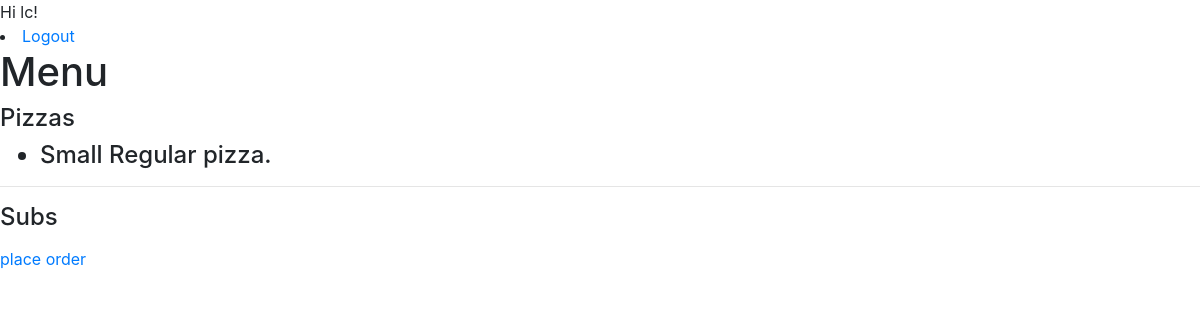
The app's page / (signed in), older data.
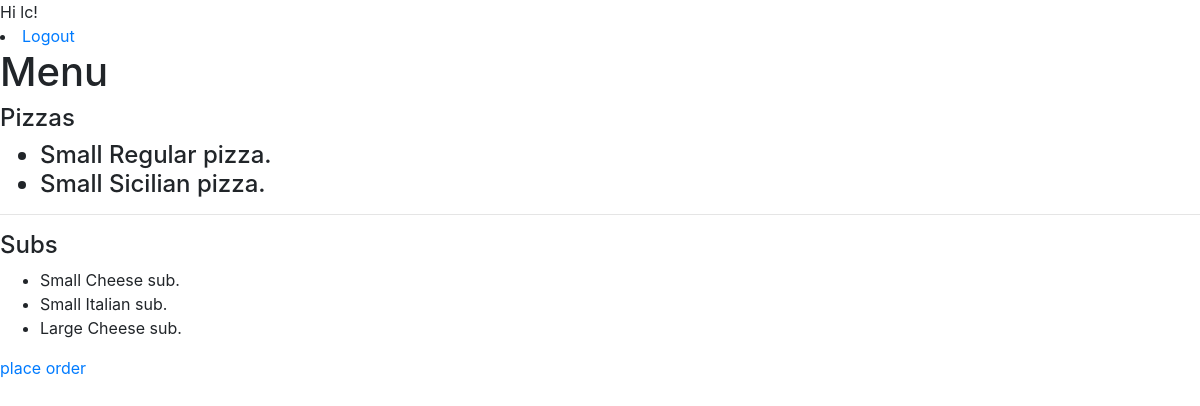
The same page, newer data.
### orders/models.py (models this page shows)
class Pizza(models.Model):
    category = models.CharField(max_length=64, choices=PIZZA_CATEGORIES, default='Regular')
    size = models.CharField(max_length=64, choices=SIZE, default='Small')
    def __str__(self):
        return f"{self.size} {self.category} pizza."

class Sub(models.Model):
    category = models.CharField(max_length=64, choices=SUB_CATEGORIES, default='Cheese')
    size = models.CharField(max_length=64, choices=SIZE, default='Small')
    def __str__(self):
        return f"{self.size} {self.category} sub."

### orders/views.py (the view)
# urls.py: path("", views.index, name="index"),
def index(request):
    if not request.user.is_authenticated:
        return render(request, "users/login.html", {"message": None})
    context = {
        "user": request.user,
        "Pizza": Pizza.objects.all(),
        "Sub": Sub.objects.all()
    }
    return render(request, "orders/index.html", context)

### orders/templates/orders/index.html (shortened to what this page needs)
{% extends "orders/base.html" %}
{% block body %}
    {% if user.is_authenticated %}
      Hi {{ user.username }}!
        <li><a href="{% url 'logout' %}">Logout</a></li>
        <h1>Menu</h1>
        <h4>Pizzas<h4>
        <ul>
        {% for pizza in Pizza %}
            <li>{{ pizza }}</li>
        {% endfor %}
        </ul>
      <hr>
        <h4>Subs</h4>
        <ul>
        {% for sub in Sub %}
            <li>{{ sub }}</li>
        {% endfor %}
      </ul>
      <a href="{% url 'place_order' %}">place order</a>
    {% else %}
      <p>You are not logged in</p>
      <a href="{% url 'login' %}">login</a>
    {% endif %}
{% endblock %}

### orders/templates/orders/base.html (shortened to what this page needs)
{% load static %}
<!DOCTYPE html>
<html>
    <head>
        <link rel="stylesheet" href="{% static 'orders/styles.css' %}"/>
        <link rel="stylesheet" href="https://maxcdn.bootstrapcdn.com/bootstrap/4.0.0/css/bootstrap.min.css">
    </head>
    <body>
        {% block body %}
        {% endblock %}
    </body>
</html>

### orders/static/orders/styles.css (style rules this page uses)
body { font-family: sans-serif; }

Row changes from the older to the newer data that the page shows:
added Pizza: size+category "Small Sicilian pizza."
added Sub: size+category "Small Cheese sub."
added Sub: size+category "Small Italian sub."
added Sub: size+category "Large Cheese sub."
